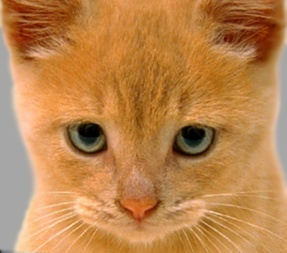
#> input picture Image_processing_Practical_labs/Exp4/cat.jpg, 287 x 253 px
$ jupyter execute 'max&min.ipynb'
#> lines starting #> are read from the running program, lines starting #| are printed output that depends on the picture
[cell 1]
import cv2
import numpy as np
import matplotlib.pyplot as plt

# --- Read RGB image ---
img = cv2.imread('cat.jpg')       # Load image
#> img is the input picture: shape (253, 287, 3); mean B, G, R 77.2, 132.5, 188.2
img = cv2.cvtColor(img, cv2.COLOR_BGR2RGB)  # Convert from BGR to RGB

# --- Define 3x3 kernel ---
kernel = np.ones((3,3), np.uint8)

# --- Apply Max (Dilation) and Min (Erosion) Filters ---
max_filtered = cv2.dilate(img, kernel)   # Max filter
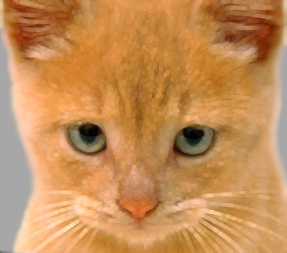
#> max_filtered: shape (253, 287, 3); mean R, G, B 197.4, 141.8, 87.1
min_filtered = cv2.erode(img, kernel)    # Min filter
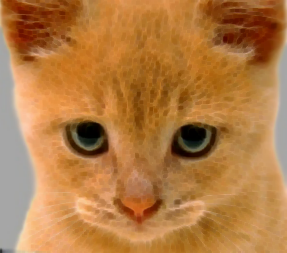
#> min_filtered: shape (253, 287, 3); mean R, G, B 179, 123.3, 67.5

# --- Display Results ---
plt.figure(figsize=(12,5))
plt.subplot(1,3,1)
plt.imshow(img)
plt.title('Original RGB Image')
plt.axis('off')

plt.subplot(1,3,2)
plt.imshow(max_filtered)
plt.title('Max Filter (3x3)')
plt.axis('off')

plt.subplot(1,3,3)
plt.imshow(min_filtered)
plt.title('Min Filter (3x3)')
plt.axis('off')

plt.show()
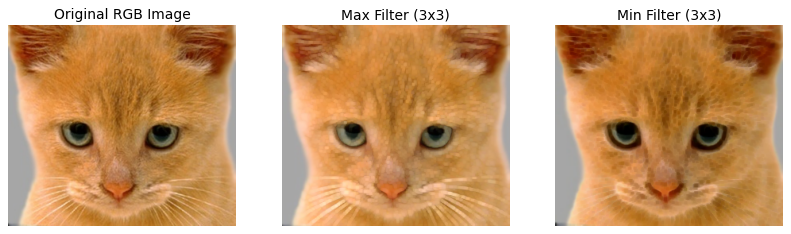
#> figure drawn by matplotlib, 3 panels

$ run again, with Image_processing_Practical_labs/Exp4/BSE_25sigma_noisy.jpg copied over Image_processing_Practical_labs/Exp4/cat.jpg
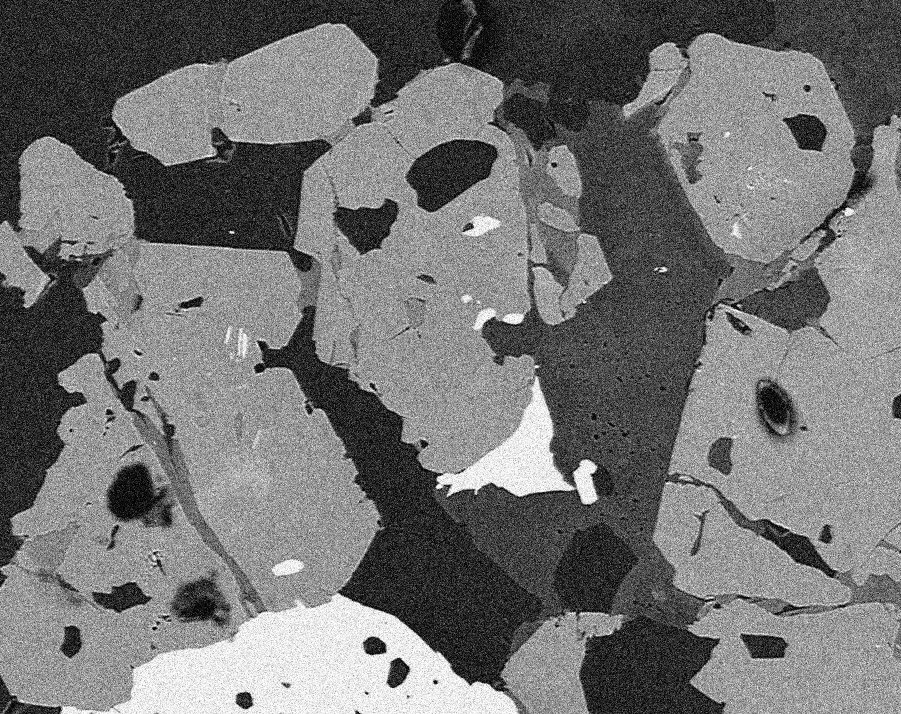
#> input picture Image_processing_Practical_labs/Exp4/BSE_25sigma_noisy.jpg, 901 x 714 px
#> img is the input picture: shape (714, 901, 3); min 0, max 255, mean 115
#> `min_filtered = cv2.erode(img, kernel)`:
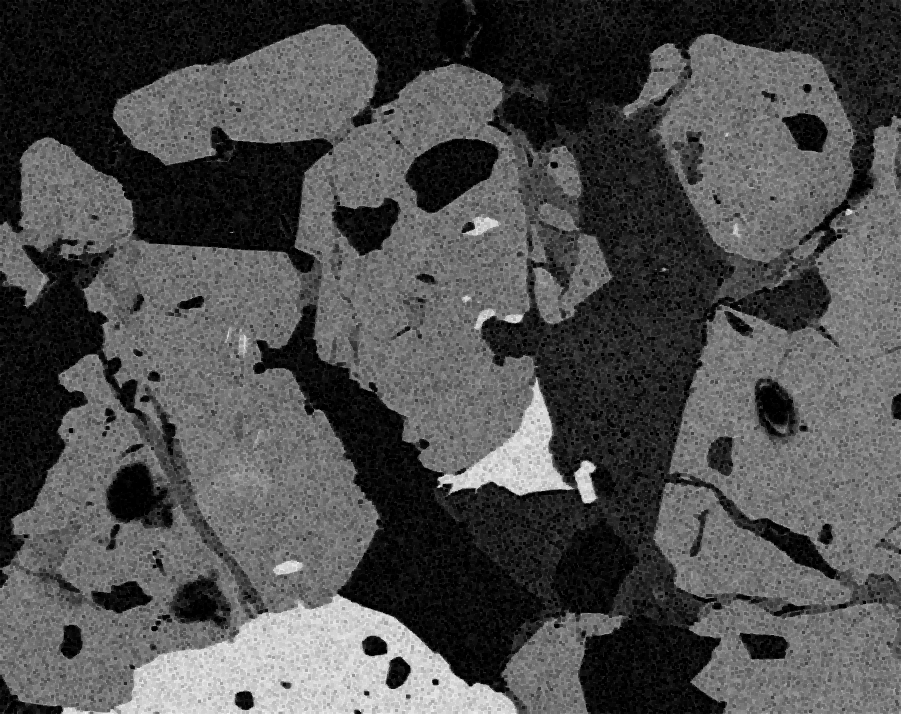
#> min_filtered: shape (714, 901, 3); min 0, max 247, mean 77.2
#> `plt.show()`:
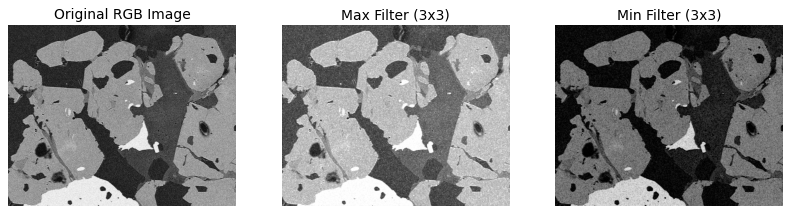
#> figure drawn by matplotlib, 3 panels

$ run again, with Image_processing_Practical_labs/Exp4/laplace_pk.jpg copied over Image_processing_Practical_labs/Exp4/cat.jpg
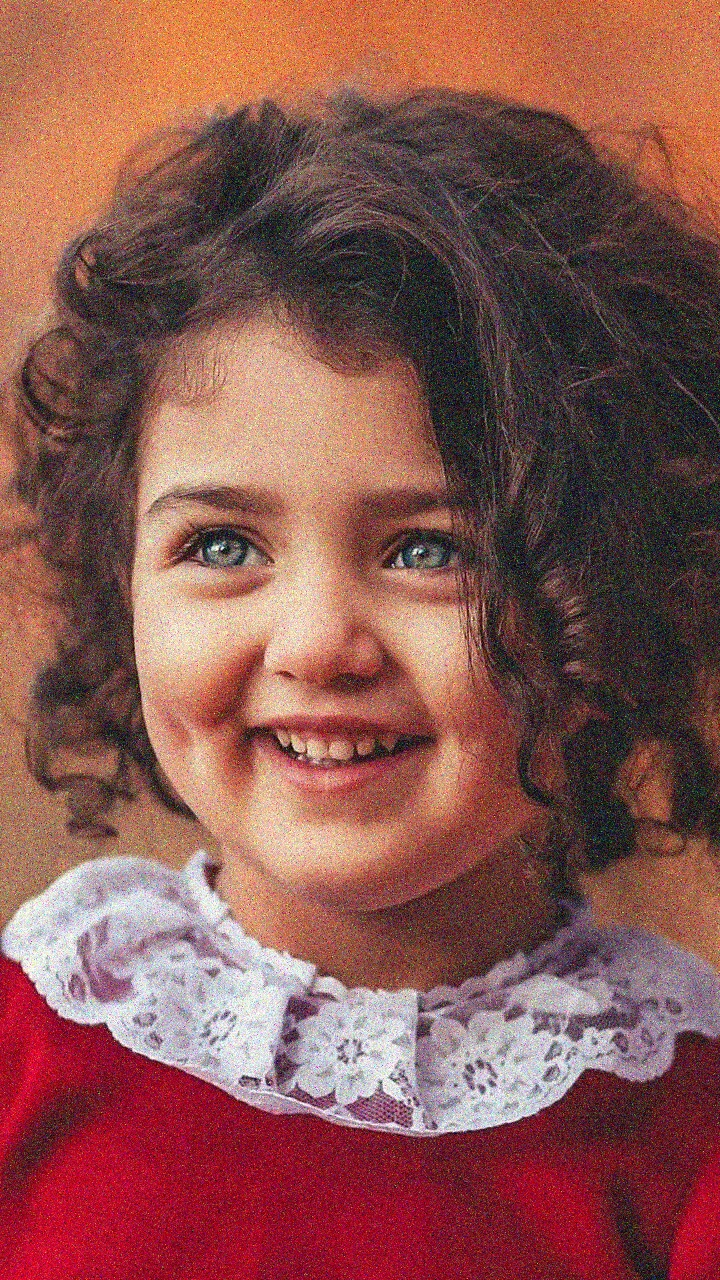
#> input picture Image_processing_Practical_labs/Exp4/laplace_pk.jpg, 720 x 1280 px
#> img is the input picture: shape (1280, 720, 3); mean B, G, R 80.3, 86, 136.9
#> `min_filtered = cv2.erode(img, kernel)`:
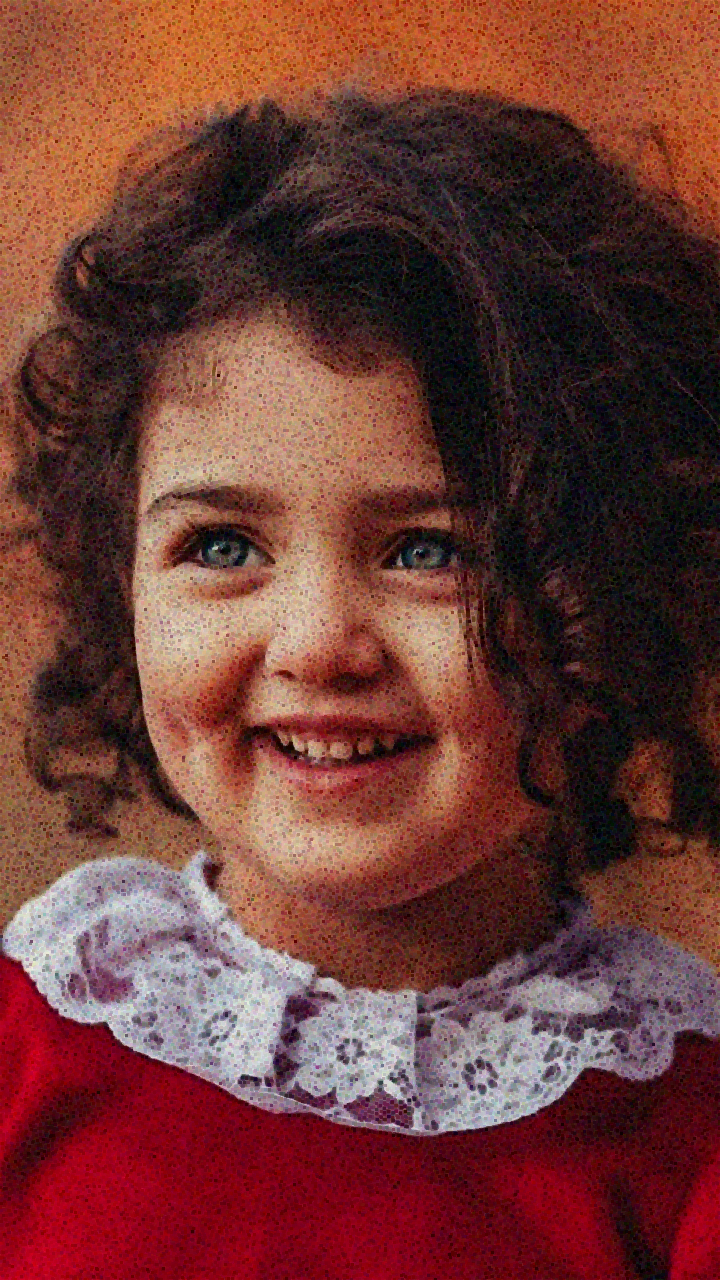
#> min_filtered: shape (1280, 720, 3); mean R, G, B 109.3, 58.9, 53.2
#> `plt.show()`:
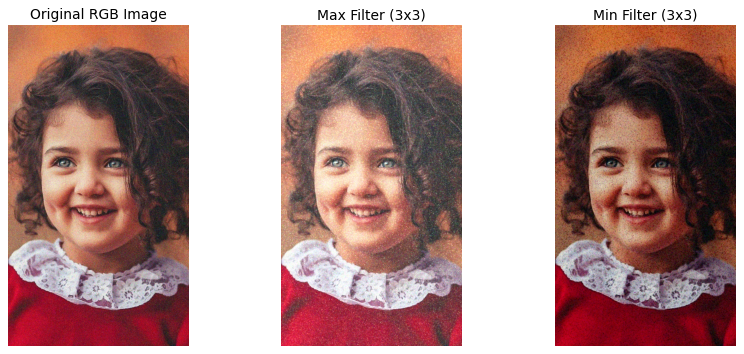
#> figure drawn by matplotlib, 3 panels
